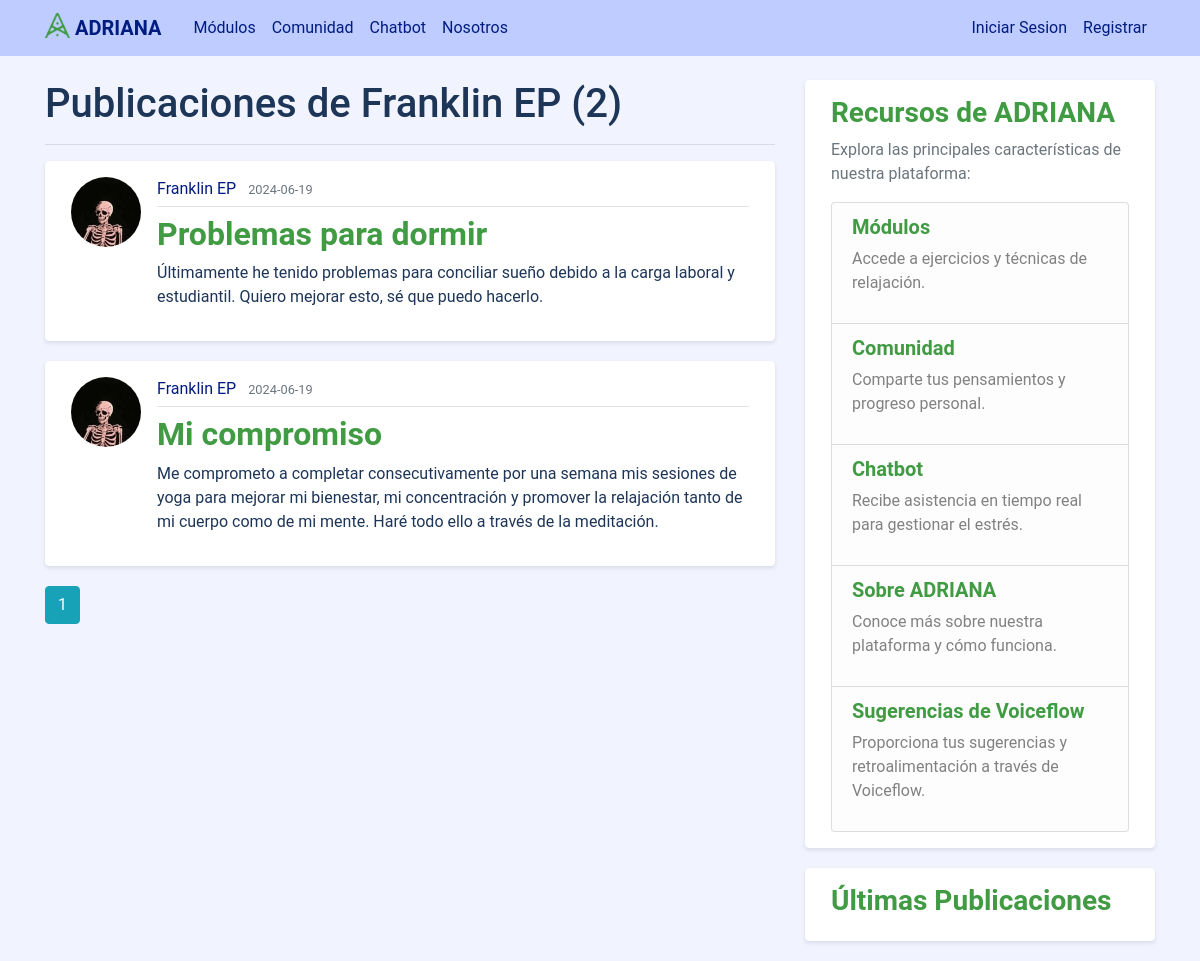
Page /user/Franklin EP on the committed database.
### adriana_assistant/models.py (models this page shows, shortened)
class User(db.Model, UserMixin):
    id = db.Column(db.Integer, primary_key=True)
    username = db.Column(db.String(20), unique=True, nullable=False)
    email = db.Column(db.String(120), unique=True, nullable=False)
    image_file = db.Column(db.String(20), nullable=False, default='default.jpg')
    password = db.Column(db.String(60), nullable=False)
    posts = db.relationship('Post', backref='author', lazy=True)

class Post(db.Model):
    id = db.Column(db.Integer, primary_key=True)
    title = db.Column(db.String(100), nullable=False)
    date_posted = db.Column(db.DateTime, nullable=False, default=datetime.utcnow)
    content = db.Column(db.Text, nullable=False)
    user_id = db.Column(db.Integer, db.ForeignKey('user.id'), nullable=False)

### adriana_assistant/routes.py (the view)
@app.route("/user/<string:username>")
def user_posts(username):
    page = request.args.get('page', 1, type=int)
    user = User.query.filter_by(username=username).first_or_404()
    posts = Post.query.filter_by(author=user)\
        .order_by(Post.date_posted.desc())\
        .paginate(page=page, per_page=5)
    return render_template('user_posts.html', posts=posts, user=user)

### adriana_assistant/templates/user_posts.html
{% extends "layout.html" %}
{% block content %}
    <h1 class="mb-3">Publicaciones de {{ user.username }} ({{ posts.total }})</h1>
    <hr>
    {% for post in posts.items %}
        <article class="media content-section">
          <img class="rounded-circle article-img" src="{{ url_for('static', filename='profile_pics/' + post.author.image_file) }}">
          <div class="media-body">
            <div class="article-metadata">
              <a class="mr-2" href="{{ url_for('user_posts', username=post.author.username) }}">{{ post.author.username }}</a>
              <small class="text-muted">{{ post.date_posted.strftime('%Y-%m-%d') }}</small>
            </div>
            <h2><a class="article-title" href="{{ url_for('post', post_id=post.id) }}">{{ post.title }}</a></h2>
            <p class="article-content">{{ post.content }}</p>
          </div>
        </article>
    {% endfor %}
    {% for page_num in posts.iter_pages(left_edge=1, right_edge=1, left_current=1, right_current=2) %}
      {% if page_num %}
        {% if posts.page == page_num %}
          <a class="btn btn-info mb-4" href="{{ url_for('user_posts', username=user.username, page=page_num) }}">{{ page_num }}</a>
        {% else %}
          <a class="btn btn-outline-info mb-4" href="{{ url_for('user_posts', username=user.username, page=page_num) }}">{{ page_num }}</a>
        {% endif %}
      {% else %}
        ...
      {% endif %}
    {% endfor %}
{% endblock content %}

### adriana_assistant/static/main.css (style rules this page uses)
body { background: #F1F4FF; color: #1D3557; font-family: 'Roboto', sans-serif; margin-top: 5rem; }
h1, h2, h3, h4, h5, h6 { color: #1D3557; font-weight: 500; }
.content-section { background: #FFFFFF; padding: 15px 25px; border: 1px solid #FFFFFF; border-radius: 4px; margin-bottom: 20px; box-shadow: 0 2px 4px rgba(0,0,0,0.1); }
.article-title { color: #409b43; font-weight: 600; }
.article-content { white-space: pre-line; }
.article-img { height: 70px; width: 70px; margin-right: 16px; border-radius: 4px; object-fit: cover; }
.article-metadata { padding-bottom: 5px; margin-bottom: 8px; border-bottom: 1px solid #e3e3e3; }
.article-metadata a { color: #001C81; }

### rows in the picture
User: username "Franklin EP"
Post: image_file (picture), author.username "Franklin EP", date_posted "2024-06-19", title "Problemas para dormir", content "Últimamente he tenido problemas para conciliar sueño debido a la carga laboral y estudiantil. Quiero mejorar esto, sé que puedo hacerlo."
Post: image_file (picture), author.username "Franklin EP", date_posted "2024-06-19", title "Mi compromiso", content "Me comprometo a completar consecutivamente por una semana mis sesiones de yoga para mejorar mi bienestar, mi concentración y promover la relajación tanto de mi cuerpo como de mi mente. Haré todo ello a través de la meditación."

### other values in the picture
{{ posts.total }} "2"
{{ page_num }} "1"
